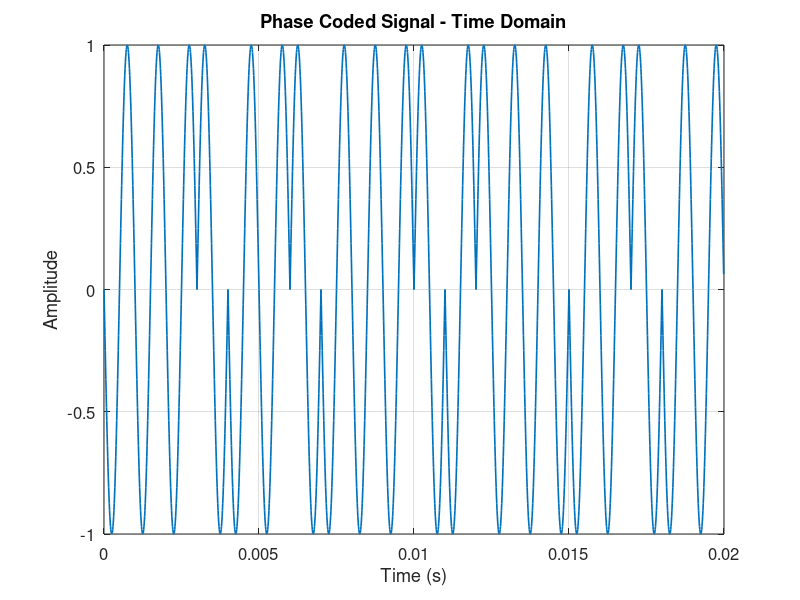
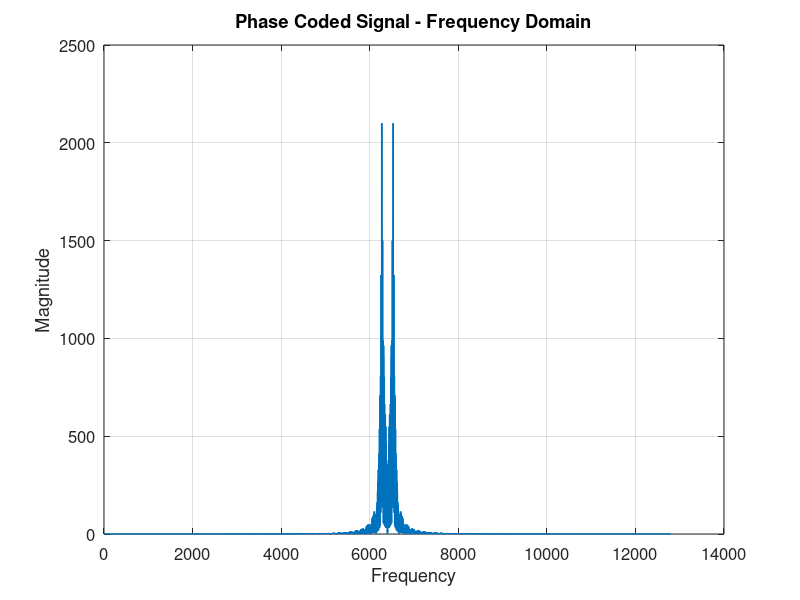
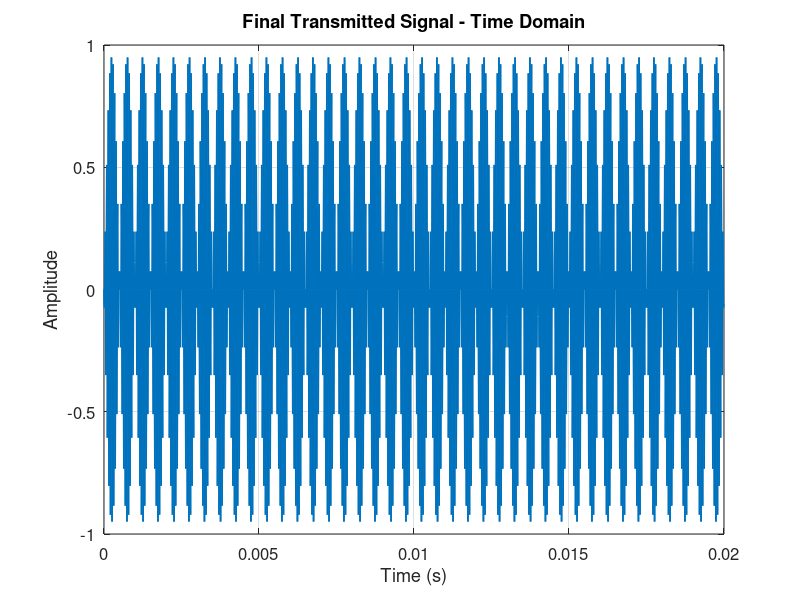
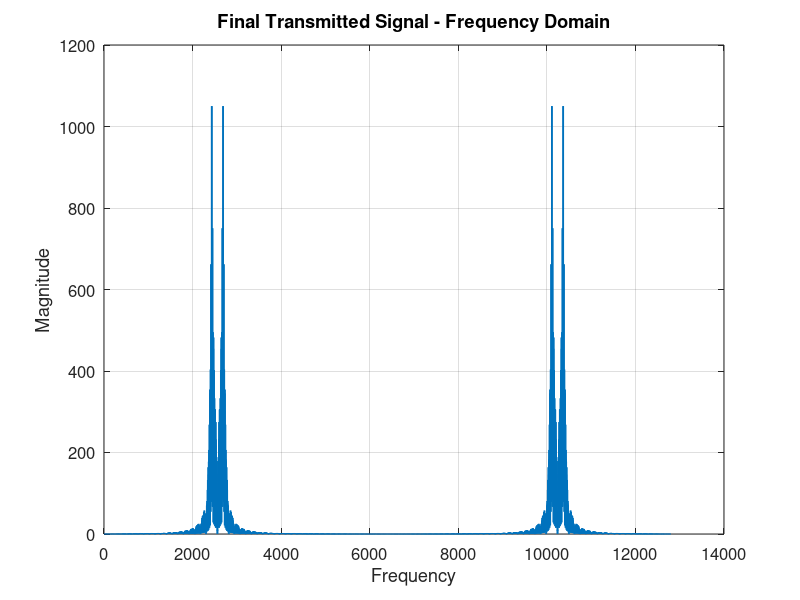

Write MATLAB code to recreate these figures, in order. (Note: this script raises an error after producing the figures.)
clc;
clear;
close all;

Temperature = 18.46;
Battery = 78.24;
Position = [12.34 40.33 93.26];
Velocity = [4.56 6.75 2.54];

BitNumber=8;
Scale=100;

TemperatureInteger=floor(Temperature);
TemperatureDecimal=round((Temperature-TemperatureInteger)*Scale);

TemperatureInteger2Binary = dec2bin(typecast(int8(TemperatureInteger),'uint8'),8);
TemperatureDecimal2Binary = dec2bin(TemperatureDecimal,8);

if length(TemperatureInteger2Binary)>BitNumber
TemperatureInteger2Binary = TemperatureInteger2Binary(end-BitNumber+1:end);
end

if length(TemperatureDecimal2Binary)>BitNumber
TemperatureDecimal2Binary = TemperatureDecimal2Binary(end-BitNumber+1:end);
end

BatteryInteger=floor(Battery);
BatteryDecimal=round((Battery-BatteryInteger)*Scale);

BatteryInteger2Binary = dec2bin(typecast(int8(BatteryInteger),'uint8'),8);
BatteryDecimal2Binary = dec2bin(BatteryDecimal,8);

if length(BatteryInteger2Binary)>BitNumber
BatteryInteger2Binary = BatteryInteger2Binary(end-BitNumber+1:end);
end

if length(BatteryDecimal2Binary)>BitNumber
BatteryDecimal2Binary = BatteryDecimal2Binary(end-BitNumber+1:end);
end

XCoordinate = Position(1);
YCoordinate = Position(2);
ZCoordinate = Position(3);

XCoordinateInteger=floor(XCoordinate);
XCoordinateDecimal=round((XCoordinate-XCoordinateInteger)*Scale);

XCoordinateInteger2Binary = dec2bin(typecast(int8(XCoordinateInteger),'uint8'),8);
XCoordinateDecimal2Binary = dec2bin(XCoordinateDecimal,8);

if length(XCoordinateInteger2Binary)>BitNumber
XCoordinateInteger2Binary = XCoordinateInteger2Binary(end-BitNumber+1:end);
end

if length(XCoordinateDecimal2Binary)>BitNumber
XCoordinateDecimal2Binary = XCoordinateDecimal2Binary(end-BitNumber+1:end);
end

YCoordinateInteger=floor(YCoordinate);
YCoordinateDecimal=round((YCoordinate-YCoordinateInteger)*Scale);

YCoordinateInteger2Binary = dec2bin(typecast(int8(YCoordinateInteger),'uint8'),8);
YCoordinateDecimal2Binary = dec2bin(YCoordinateDecimal,8);

if length(YCoordinateInteger2Binary)>BitNumber
YCoordinateInteger2Binary = YCoordinateInteger2Binary(end-BitNumber+1:end);
end

if length(YCoordinateDecimal2Binary)>BitNumber
YCoordinateDecimal2Binary = YCoordinateDecimal2Binary(end-BitNumber+1:end);
end

ZCoordinateInteger=floor(ZCoordinate);
ZCoordinateDecimal=round((ZCoordinate-ZCoordinateInteger)*Scale);

ZCoordinateInteger2Binary = dec2bin(typecast(int8(ZCoordinateInteger),'uint8'),8);
ZCoordinateDecimal2Binary = dec2bin(ZCoordinateDecimal,8);

if length(ZCoordinateInteger2Binary)>BitNumber
ZCoordinateInteger2Binary = ZCoordinateInteger2Binary(end-BitNumber+1:end);
end

if length(ZCoordinateDecimal2Binary)>BitNumber
ZCoordinateDecimal2Binary = ZCoordinateDecimal2Binary(end-BitNumber+1:end);
end

XVelocity = Velocity(1);
YVelocity = Velocity(2);
ZVelocity = Velocity(3);

XVelocityInteger=floor(XVelocity);
XVelocityDecimal=round((XVelocity-XVelocityInteger)*Scale);

XVelocityInteger2Binary = dec2bin(typecast(int8(XVelocityInteger),'uint8'),8);
XVelocityDecimal2Binary = dec2bin(XVelocityDecimal,8);

if length(XVelocityInteger2Binary)>BitNumber
XVelocityInteger2Binary = XVelocityInteger2Binary(end-BitNumber+1:end);
end

if length(XVelocityDecimal2Binary)>BitNumber
XVelocityDecimal2Binary = XVelocityDecimal2Binary(end-BitNumber+1:end);
end

YVelocityInteger=floor(YVelocity);
YVelocityDecimal=round((YVelocity-YVelocityInteger)*Scale);

YVelocityInteger2Binary = dec2bin(typecast(int8(YVelocityInteger),'uint8'),8);
YVelocityDecimal2Binary = dec2bin(YVelocityDecimal,8);

if length(YVelocityInteger2Binary)>BitNumber
YVelocityInteger2Binary = YVelocityInteger2Binary(end-BitNumber+1:end);
end

if length(YVelocityDecimal2Binary)>BitNumber
YVelocityDecimal2Binary = YVelocityDecimal2Binary(end-BitNumber+1:end);
end

ZVelocityInteger=floor(ZVelocity);
ZVelocityDecimal=round((ZVelocity-ZVelocityInteger)*Scale);

ZVelocityInteger2Binary = dec2bin(typecast(int8(ZVelocityInteger),'uint8'),8);
ZVelocityDecimal2Binary = dec2bin(ZVelocityDecimal,8);

if length(ZVelocityInteger2Binary)>BitNumber
ZVelocityInteger2Binary = ZVelocityInteger2Binary(end-BitNumber+1:end);
end

if length(ZVelocityDecimal2Binary)>BitNumber
ZVelocityDecimal2Binary = ZVelocityDecimal2Binary(end-BitNumber+1:end);
end

TransmittedSignal=strcat(TemperatureInteger2Binary,TemperatureDecimal2Binary,BatteryInteger2Binary,BatteryDecimal2Binary,XCoordinateInteger2Binary,XCoordinateDecimal2Binary,YCoordinateInteger2Binary,YCoordinateDecimal2Binary,ZCoordinateInteger2Binary,ZCoordinateDecimal2Binary,XVelocityInteger2Binary,XVelocityDecimal2Binary,YVelocityInteger2Binary,YVelocityDecimal2Binary,ZVelocityInteger2Binary,ZVelocityDecimal2Binary);

%fprintf('Binary Message:\n%s\n\n',TransmittedSignal);

TransmittedSignal = 2*(TransmittedSignal-'0')-1;

%fprintf('NRZ Converted Signal:\n');
%disp(TransmittedSignal)

Tb = 1e-3;
Fs = 1e5;

Ns = round(Tb*Fs);

b = TransmittedSignal;

MessageSignal = repelem(b, Ns);

%fprintf('Message Signal:\n');
%disp(MessageSignal)

t = (0:length(MessageSignal)-1)/Fs;

fp = 1000;

phi = MessageSignal*(-pi/2) + pi/2;

%fprintf('Phase Values:\n');
%disp(phi)

PhaseCodedSignal = sin(2*pi*fp*t + phi);

figure;
plot(t(1:2000), PhaseCodedSignal(1:2000),'LineWidth',1.2);
title('Phase Coded Signal - Time Domain');
xlabel('Time (s)');
ylabel('Amplitude');
grid on;
set(gca,'FontSize',12);

fftOfPhaseCodedSignal = fftshift(fft(PhaseCodedSignal));
figure;
plot(abs(fftOfPhaseCodedSignal),'LineWidth',1.2);
title('Phase Coded Signal - Frequency Domain');
xlabel('Frequency');
ylabel('Magnitude');
grid on;
set(gca,'FontSize',12);

fc = 20000;

Carrier = sin(2*pi*fc*t);

%figure;
%plot(t,Carrier);
%title('Carrier - Time Domain');

%figure;
%plot(abs(fft(Carrier)));
%title('Carrier - Frequency Domain');

TransmittedSignal = PhaseCodedSignal .* Carrier;

figure;
plot(t(1:2000), TransmittedSignal(1:2000),'LineWidth',1.2);
title('Final Transmitted Signal - Time Domain');
xlabel('Time (s)');
ylabel('Amplitude');
grid on;
set(gca,'FontSize',12);

figure;
plot(abs(fft(TransmittedSignal)),'LineWidth',1.2);
title('Final Transmitted Signal - Frequency Domain');
xlabel('Frequency');
ylabel('Magnitude');
grid on;
set(gca,'FontSize',12);

ReceivedSignal = TransmittedSignal;

Fs = 1e5;
fc = 20000;
fp = 1000;

t = (0:length(ReceivedSignal)-1)/Fs;

Carrier = sin(2*pi*fc*t);
d = ReceivedSignal .* Carrier;

%figure;
%plot(t,d);
%title('fc Demodulation - Time Domain');

%figure;
%plot(abs(fft(d)));
%title('fc Demodulation - Frequency Domain');

df = lowpass(d,2100,Fs);

%figure;
%plot(t,df);
%title('After First Lowpass - Time Domain');

%figure;
%plot(abs(fft(df)));
%title('After First Lowpass - Frequency Domain');

PhaseCarrier = sin(2*pi*fp*t);
p = df .* PhaseCarrier .* 2;

%figure;
%plot(t,p);
%title('fp Demodulation - Time Domain');

%figure;
%plot(abs(fft(p)));
%title('fp Demodulation - Frequency Domain');

pf = lowpass(p,1200,Fs);

figure;
plot(t(1:2000), pf(1:2000),'LineWidth',1.2);
title('Final Baseband Signal - Time Domain');
xlabel('Time (s)');
ylabel('Amplitude');
grid on;
set(gca,'FontSize',12);

figure;
plot(abs(fft(pf)),'LineWidth',1.2);
title('Final Baseband Signal - Frequency Domain');
xlabel('Frequency');
ylabel('Magnitude');
grid on;
set(gca,'FontSize',12);

BaseBandSignal = pf;

Tb = 1e-3;
Fs = 1e5;

Ns = round(Tb*Fs);

Nbits = floor(length(BaseBandSignal)/Ns);

%fprintf('Recovered Bit Count = %d\n\n',Nbits);

BinaryMessage = '';

for i = 1:Nbits
    
    segment = BaseBandSignal((i-1)*Ns+1 : i*Ns);
    
    if mean(segment) > 0
        BinaryMessage = strcat(BinaryMessage,'1');
    else
        BinaryMessage = strcat(BinaryMessage,'0');
    end
    
end

%fprintf('Recovered Binary Message:\n%s\n\n',BinaryMessage);

BitNumber = 8;
Scale = 100;
index = 1;

ReadInt = @(binStr) double(typecast(uint8(bin2dec(binStr)), 'int8'));
ReadDec = @(binStr) double(bin2dec(binStr));

TemperatureInteger = ReadInt(BinaryMessage(index:index+7)); index=index+BitNumber;
TemperatureDecimal = ReadDec(BinaryMessage(index:index+7)); index=index+BitNumber;

BatteryInteger = ReadInt(BinaryMessage(index:index+7)); index=index+BitNumber;
BatteryDecimal = ReadDec(BinaryMessage(index:index+7)); index=index+BitNumber;

Xint = ReadInt(BinaryMessage(index:index+7)); index=index+BitNumber;
Xdec = ReadDec(BinaryMessage(index:index+7)); index=index+BitNumber;

Yint = ReadInt(BinaryMessage(index:index+7)); index=index+BitNumber;
Ydec = ReadDec(BinaryMessage(index:index+7)); index=index+BitNumber;

Zint = ReadInt(BinaryMessage(index:index+7)); index=index+BitNumber;
Zdec = ReadDec(BinaryMessage(index:index+7)); index=index+BitNumber;

VXint = ReadInt(BinaryMessage(index:index+7)); index=index+BitNumber;
VXdec = ReadDec(BinaryMessage(index:index+7)); index=index+BitNumber;

VYint = ReadInt(BinaryMessage(index:index+7)); index=index+BitNumber;
VYdec = ReadDec(BinaryMessage(index:index+7)); index=index+BitNumber;

VZint = ReadInt(BinaryMessage(index:index+7)); index=index+BitNumber;
VZdec = ReadDec(BinaryMessage(index:index+7));

%fprintf('Decoded Integer and Decimal Parts:\n');
%disp([TemperatureInteger TemperatureDecimal])
%disp([BatteryInteger BatteryDecimal])
%disp([Xint Xdec])
%disp([Yint Ydec])
%disp([Zint Zdec])
%disp([VXint VXdec])
%disp([VYint VYdec])
%disp([VZint VZdec])

CombineVals = @(intPart, decPart) intPart + sign(intPart + (intPart==0)) * (decPart/Scale);

%fprintf('Combine Function Test:\n');
%disp(CombineVals(TemperatureInteger,TemperatureDecimal))

Message.Temperature = CombineVals(TemperatureInteger, TemperatureDecimal);
Message.Battery = CombineVals(BatteryInteger, BatteryDecimal);
Message.Position = [CombineVals(Xint, Xdec) CombineVals(Yint, Ydec) CombineVals(Zint, Zdec)];
Message.Velocity = [CombineVals(VXint, VXdec) CombineVals(VYint, VYdec) CombineVals(VZint, VZdec)];

fprintf('Final Decoded Message:\n');
disp(Message)
